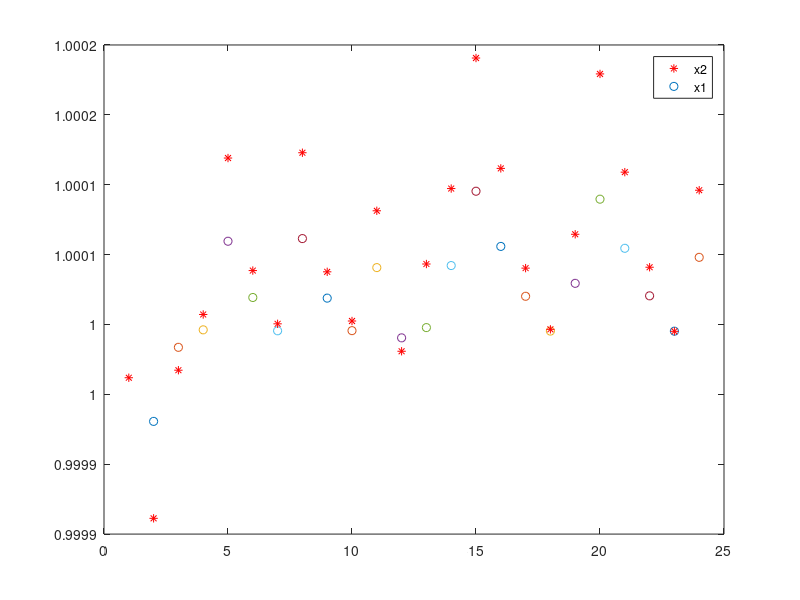

Write the MATLAB code that produced this figure.
function demo()
clc,clear
%% Steep descent
phi = @(x1,x2) 100*(x2 - x1.^2).^2 + (1 - x1).^2;
fx1 = @(x1,x2) -2 + 2*x1 -200*x1*(x2-x1^2);
fx2 = @(x1,x2) 200*(x2-x1^2);

x1 = -1.2;
x2 = 1;
tol = 10;
vold = 10;
k = 1;

while tol > 10^-10
    dx1 = x1 - fx1(x1,x2);
    [x1, vx1] = fminbnd(@(x1) phi(x1,x2), min(x1,dx1), max(x1,dx1));
    dx2 = x2 - fx2(x1,x2);    
    [x2, vx2] = fminbnd(@(x2) phi(x1,x2), min(x2,dx2), max(x2,dx2));
    fprintf('%14.8f %14.8f %14.8f %14.8f\n', x1, vx1, x2, vx2)
    plot(k,x1,'o')
    plot(k,x2,'r*')
    hold on
    tol = abs(vx2-vold);
    vold = vx2;
    k = k+1;
end
legend('x2','x1')
hold off
x1,x2
